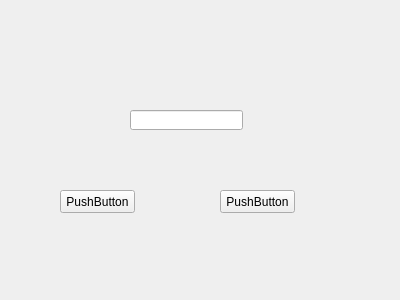
<?xml version="1.0" encoding="UTF-8"?>
<ui version="4.0">
 <class>Form</class>
 <widget class="QWidget" name="Form">
  <property name="geometry">
   <rect>
    <x>0</x>
    <y>0</y>
    <width>400</width>
    <height>300</height>
   </rect>
  </property>
  <property name="windowTitle">
   <string>Form</string>
  </property>
  <widget class="QLineEdit" name="lineEdit">
   <property name="geometry">
    <rect>
     <x>130</x>
     <y>110</y>
     <width>113</width>
     <height>20</height>
    </rect>
   </property>
  </widget>
  <widget class="QPushButton" name="pushButton">
   <property name="geometry">
    <rect>
     <x>60</x>
     <y>190</y>
     <width>75</width>
     <height>23</height>
    </rect>
   </property>
   <property name="text">
    <string>PushButton</string>
   </property>
  </widget>
  <widget class="QPushButton" name="pushButton_2">
   <property name="geometry">
    <rect>
     <x>220</x>
     <y>190</y>
     <width>75</width>
     <height>23</height>
    </rect>
   </property>
   <property name="text">
    <string>PushButton</string>
   </property>
  </widget>
 </widget>
 <resources/>
 <connections/>
</ui>
